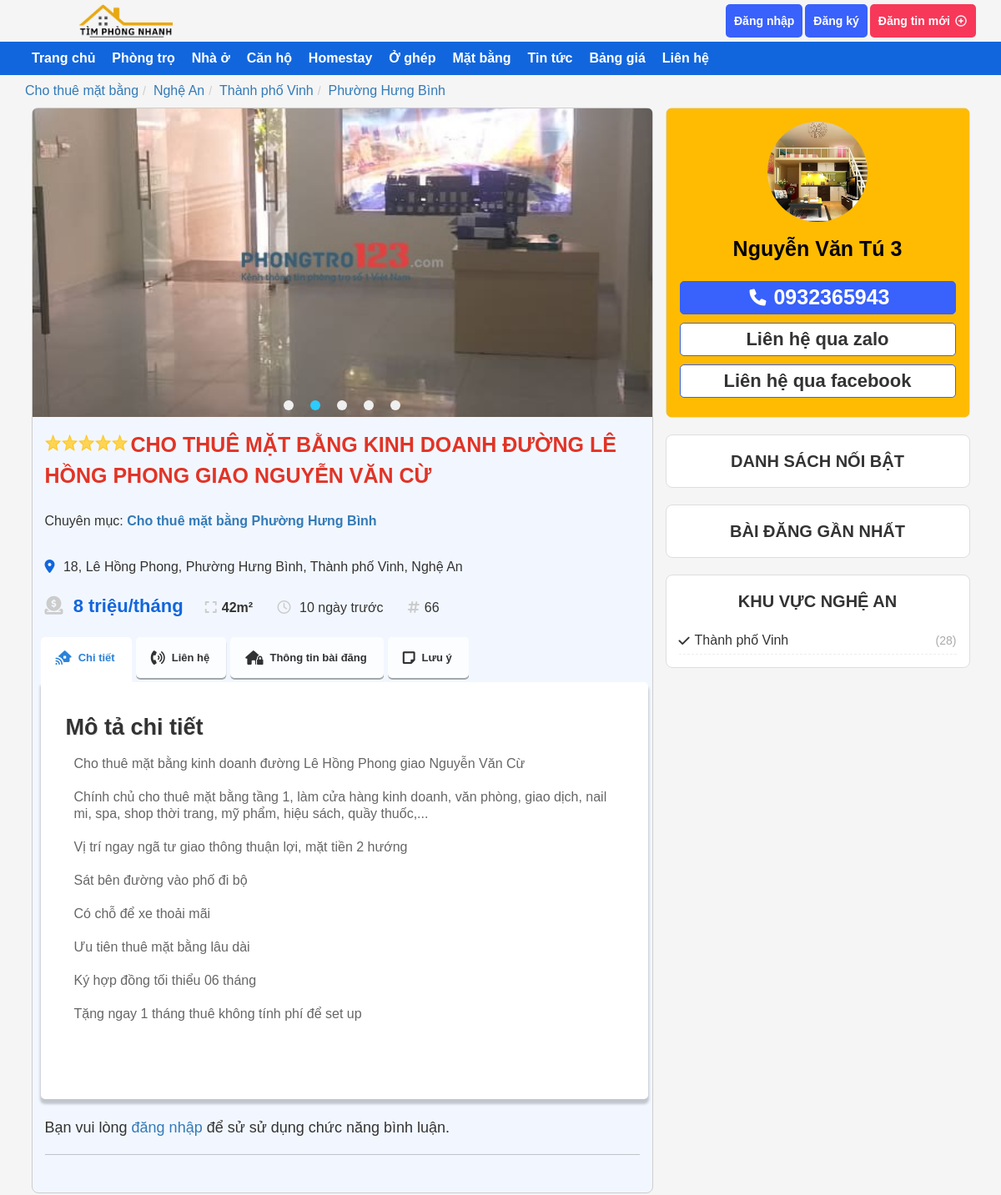
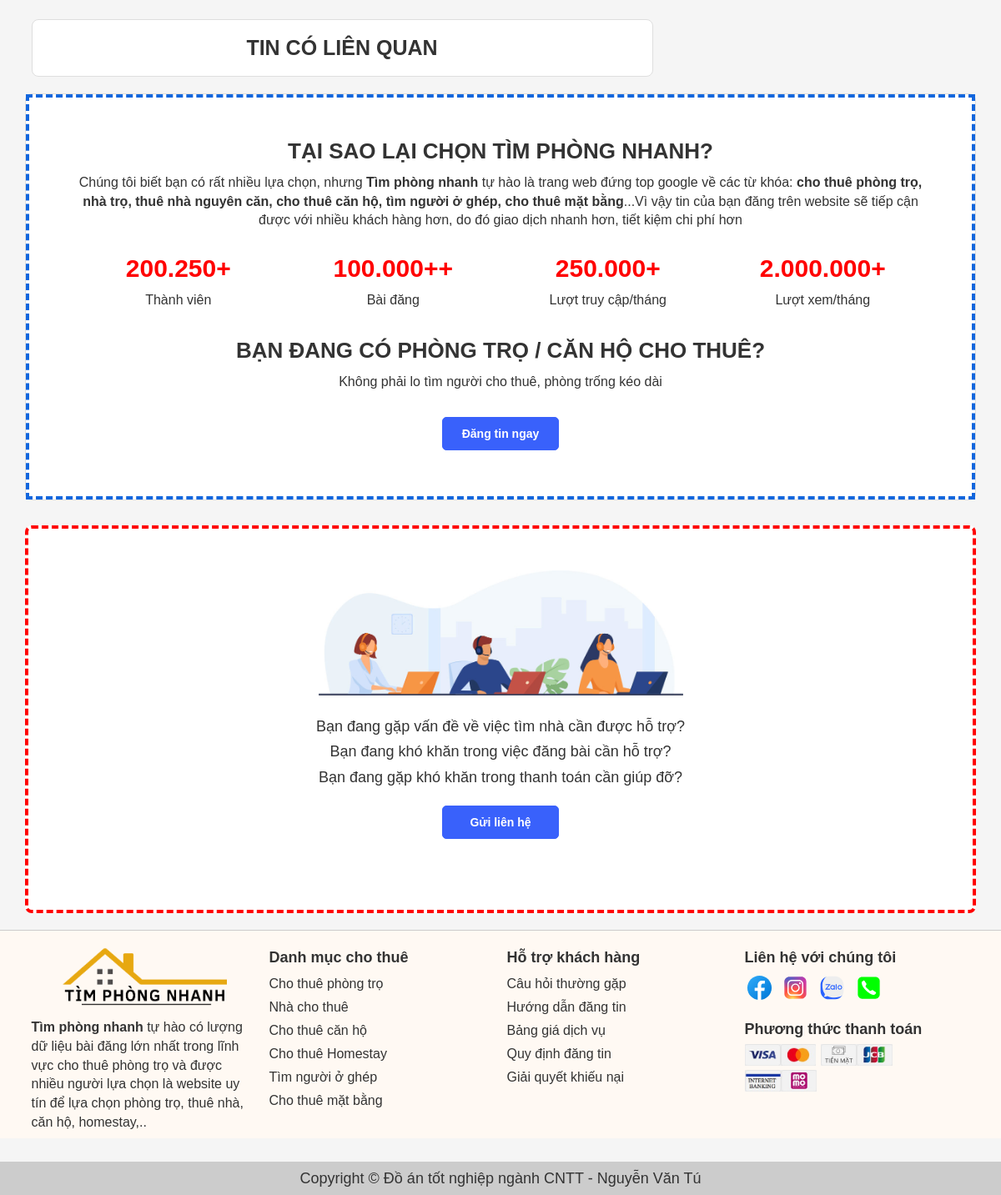
Page /article-details.php?id=66 on the committed database (2 pictures, top to bottom).
### tables this page shows
CREATE TABLE `tbl_categories` (
  `id` bigint(20) NOT NULL,
  `name` varchar(255) NOT NULL,
  `classify` varchar(255) NOT NULL,
  `slug` varchar(255) NOT NULL,
  `type` varchar(255) NOT NULL,
  `title` varchar(255) NOT NULL,
  `description` varchar(255) NOT NULL,
  `status` int(11) NOT NULL DEFAULT 1,
  `created_at` timestamp NOT NULL DEFAULT current_timestamp(),
  `updated_ad` timestamp NOT NULL DEFAULT current_timestamp()
);

CREATE TABLE `tbl_rooms_image` (
  `id` bigint(20) NOT NULL,
  `id_rooms` bigint(20) NOT NULL,
  `image` varchar(255) NOT NULL,
  `created_ad` timestamp NOT NULL DEFAULT current_timestamp()
);

CREATE TABLE `tbl_city` (
  `id` bigint(20) NOT NULL,
  `classify` varchar(255) NOT NULL,
  `name` varchar(255) NOT NULL,
  `fullname` varchar(255) NOT NULL,
  `created_ad` timestamp NOT NULL DEFAULT current_timestamp(),
  `update_at` timestamp NOT NULL DEFAULT current_timestamp()
);

### article-details.php (the view, shortened to what the rows shown need)
<?php
  include './include/connect.php';
  include './include/data.php';
  $id = isset($_GET['id'])?$_GET['id']:'';
  $queryRoom = $conn->prepare("SELECT r.*, ci.name AS city, dis.fullname AS district, wa.fullname AS ward, us.fullname AS name_user, us.phone AS phone_user,us.avatar,us.facebook,ca.slug AS category_slug, ca.classify AS category_classify,ca.name AS category_name, typ.name_type, ca.name as category_name, CURDATE() AS today
  FROM tbl_rooms r JOIN tbl_user us on us.id = r.user_id
  JOIN tbl_city ci ON ci.id = r.city_id
  JOIN tbl_district dis ON dis.id = r.district_id
  JOIN tbl_ward wa ON wa.id = r.ward_id
  JOIN tbl_new_type typ ON typ.id = r.news_type_id
  JOIN tbl_categories ca ON ca.id = r.category_id
  WHERE r.id = $id");
  $queryRoom->execute();
  $resultsRoom = $queryRoom->fetch(PDO::FETCH_OBJ);
  $cityName = $resultsRoom -> city;
  $queryRoomImg = $conn->prepare("SELECT * FROM tbl_rooms_image WHERE id_rooms = $id");
  $queryRoomImg->execute();
  $resultsRoomImg = $queryRoomImg->fetchAll(PDO::FETCH_OBJ);
  $idCity = $resultsRoom -> city_id;
  $queryCity= $conn -> prepare("SELECT c.name as city, d.fullname as district, COUNT(r.district_id) as number FROM tbl_city c JOIN tbl_district d ON c.id = d.city_id JOIN tbl_rooms r ON r.district_id = d.id WHERE c.id = :id GROUP BY d.fullname");
  $queryCity-> bindParam(':id', $idCity, PDO::PARAM_STR);
  $queryCity-> execute();
  $resultsCity = $queryCity->fetchAll(PDO::FETCH_OBJ);
?>
<!DOCTYPE html>
<html lang="en">
  <head>
    <?php include('./include/link-css.php');?>
  </head>
  <body>
    <?php include('./include/header.php');?>
    <div id="main" class = "mg-t90">
      <div class="container">
        <div id="post">
          <div class="row">
            <div class="col-8">
              <div id="article-detail" class=" section article-detail">
                <div class="image-slider slider-detail">
                  <?php foreach ($resultsRoomImg as $key => $value) { ?>
                    <div class="image-item image-item-detail">
                        <div class="image image-detail">
                            <img src="<?php echo $value -> image?>" alt="slider1" />
                        </div>
                    </div>
                  <?php } ?>
                </div>
                <div
                <?php if($resultsRoom->news_type_id == 1){?>
                  class="post-detail post-vip vip-hot"
                <?php } if($resultsRoom->news_type_id == 2){?>
                  class="post-detail post-vip vip-1"
                <?php } if($resultsRoom->news_type_id == 3){?>
                  class="post-detail post-vip vip-2"
                <?php } if($resultsRoom->news_type_id == 4){?>
                  class="post-detail post-vip vip-3"
                <?php } ?>
                >
                    <div class="detail-info">
                        <div class="post-meta">
                            <h2 class="title">
                                <a href="#">
                                <?php if($resultsRoom->news_type_id == 1){?>
                                  <span class="star star-detail star-5"></span>
                                <?php } if($resultsRoom->news_type_id == 2){?>
                                  <span class="star star-detail star-4"></span>
                                <?php } if($resultsRoom->news_type_id == 3){?>
                                  <span class="star star-detail star-3"></span>
                                <?php } if($resultsRoom->news_type_id == 4){?>
                                  <span class="star star-detail star-2"></span>
                                <?php } ?>
                                <?php echo $resultsRoom->name ?></a>
                            </h2>
                        </div>
                    </div>
                </div>
                <div class="pcss3t pcss3t-effect-scale pcss3t-theme-1">
                  <ul>
                    <li class="tab-content tab-content-first typography">
                      <div class="section-header pd-10-0  ">
                        <h2 class="section-title">Mô tả chi tiết</h2>
                      </div>
                    </li>
                  </ul>
                </div>
              </div>
              <section class="section">
                <div class="section-header">
                  <h2 class="post_title">Tin có liên quan</h2>
                </div>
              </section>
            </div>
            <div class="col-4">
              <section class="section">
                <div class="section-header">
                  <h2 class="post_title" style = "font-size:20px">Danh sách nối bật</h2>
                </div>
              </section>
              <section class="section new-post">
                <div class="section-header new-post-header ">
                  <h2 class="post_title" style = "font-size:20px">Bài đăng gần nhất</h2>
                </div>
              </section>
              <section class="section">
                <div class="section-header">
                  <h2 class="post_title" style = "font-size:20px">Khu vực <?php echo $cityName?></h2>
                </div>
                <ul  class = "category" id = "category">
                  <?php foreach ($resultsCity as $key => $value) {?>
                    <li>
                      <h2>
                        <i class="fa-solid fa-check"></i>
                        <a href="#"><?php echo $value -> district ?></a>
                      </h2>
                      <span class="count">(<?php echo $value -> number ?>)</span>
                    </li>
                  <?php } ?>
                </ul>
              </section>
            </div>
          </div>
        </div>
      </div>
    </div>
    <?php include('./include/footer.php');?>
  </body>
</html>

### include/header.php (shortened to what the rows shown need)
<?php
include 'connect.php';
    $queryCate= $conn -> prepare("SELECT * FROM tbl_categories WHERE status = 1");
    $queryCate-> execute();
    $resultsCate = $queryCate->fetchAll(PDO::FETCH_OBJ);
?>
<div id="header">
    <nav class="header-navbar">
        <div class="container">
            <ul class="navbar-menu">
                <?php foreach ($resultsCate as $key => $value) {?>
                <li class="navbar-item"><a href="./rooms.php?ca=<?php echo $value -> slug ?>" class="navlist"><?php echo $value -> type ?></a></li>
                <?php } ?>
            </ul>
        </div>
    </nav>
</div>

### include/footer.php (shortened to what the rows shown need)
<div id="footer">
    <div class="container">
    <div class="row">
        <div class="col-3 footer-cubes">
        <ul class="footer-category category">
            <?php
            if(isset($dataCate)&&(count($dataCate)>1)){
                foreach($dataCate as $list){
                echo '<li>
                        <h4>
                            <a href="#">'.$list['name'].'</a>
                        </h4>
                        </li>';
                }
            }
            ?>
        </ul>
        </div>
    </div>
    </div>
</div>

### rows in the picture
tbl_categories: type "Phòng trọ", name "Cho thuê phòng trọ"
tbl_categories: type "Nhà ở", name "Nhà cho thuê"
tbl_categories: type "Căn hộ", name "Cho thuê căn hộ"
tbl_categories: type "Homestay", name "Cho thuê Homestay"
tbl_categories: type "Ở ghép", name "Tìm người ở ghép"
tbl_categories: type "Mặt bằng", name "Cho thuê mặt bằng"
tbl_rooms_image: image (picture)
tbl_city: value "Thành phố Vinh", value "28"

### other values in the picture
$resultsRoom->category_name "Cho thuê mặt bằng"
$resultsRoom -> city "Nghệ An"
$resultsRoom -> district "Thành phố Vinh"
$resultsRoom -> ward "Phường Hưng Bình"
$resultsRoom->name "CHO THUÊ MẶT BẰNG KINH DOANH ĐƯỜNG LÊ HỒNG PHONG GIAO NGUYỄN VĂN CỪ"
$resultsRoom->ward "Phường Hưng Bình"
$resultsRoom -> apartment_number "18"
$resultsRoom -> street "Lê Hồng Phong"
$bien "8"
$resultsRoom -> area "42"
$resultsRoom -> id "66"
$resultsRoom -> name_user "Nguyễn Văn Tú 3"
$resultsRoom -> phone_user "0932365943"
$cityName "NGHỆ AN"
